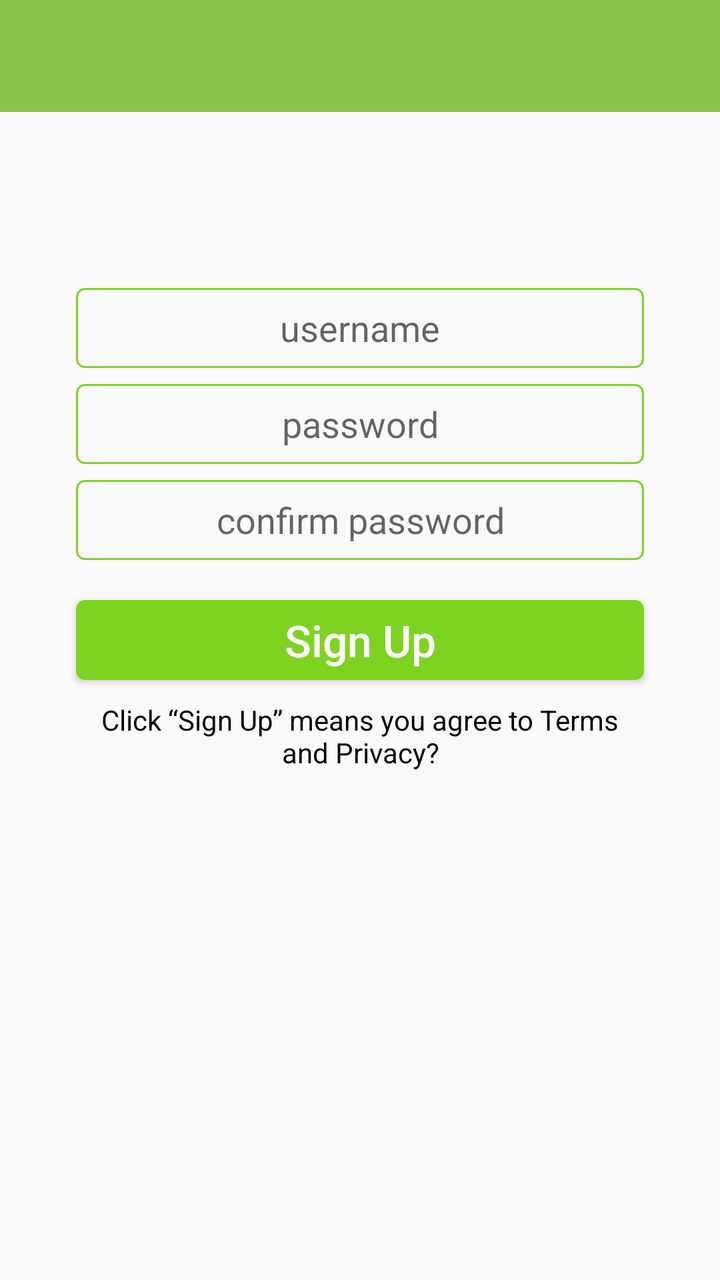
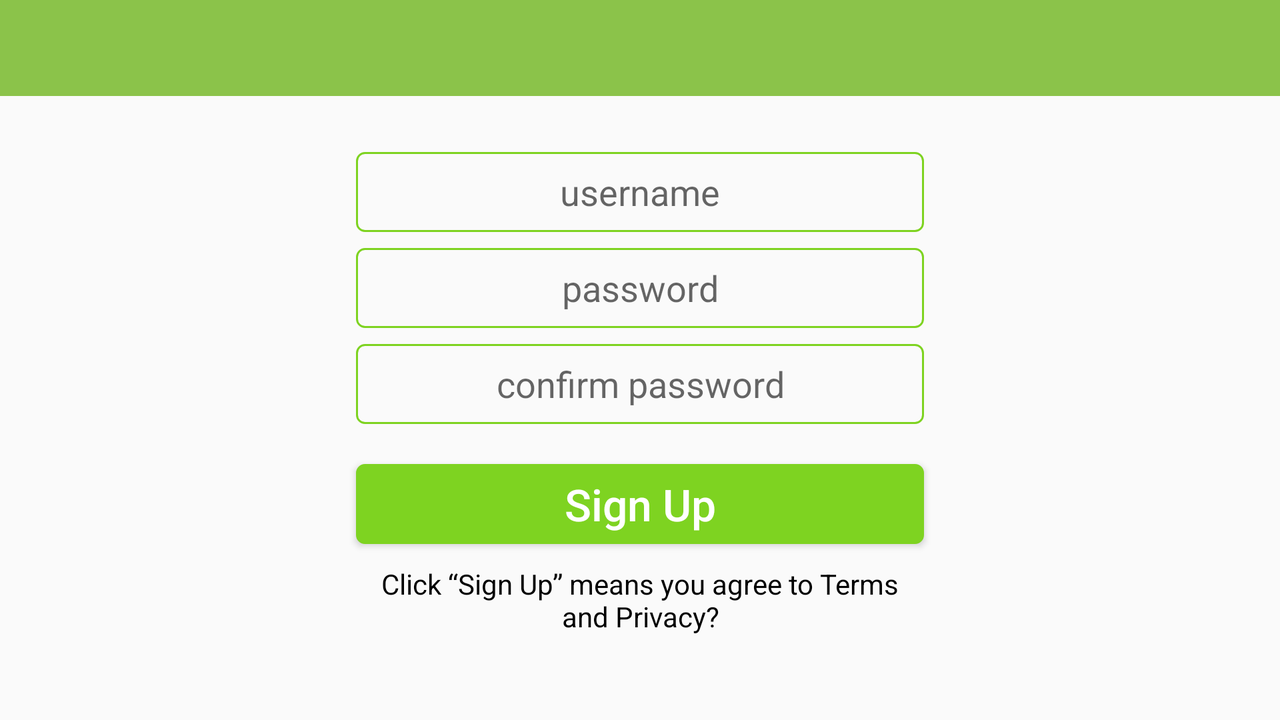

First picture: res/layout/ on a phone held upright. Second picture: the repository's own variant of that layout, on a device whose configuration matches the variant's folder. Source for both follows.
<!-- AndroidManifest.xml: application theme AppTheme -->
<!-- res/layout/sign_up_activity.xml -->
<RelativeLayout xmlns:android="http://schemas.android.com/apk/res/android"
    xmlns:tools="http://schemas.android.com/tools"
    android:layout_width="match_parent"
    android:layout_height="match_parent"
    tools:context="com.quarkworks.apartmentgroceries.auth.SignUpActivity">

    
    <include layout="@layout/main_toolbar" />

    <RelativeLayout
        android:layout_width="@dimen/login_sign_up_username_password_width"
        android:layout_height="wrap_content"
        android:layout_marginTop="@dimen/login_sign_up_margin_top"
        android:padding="@dimen/login_sign_up_username_password_padding"
        android:layout_below="@+id/main_toolbar_id"
        android:layout_centerInParent="true">

        
        <EditText
            android:id="@+id/sign_up_username_id"
            android:layout_width="match_parent"
            android:layout_height="@dimen/login_sign_up_username_password_height"
            android:layout_margin="@dimen/login_sign_up_username_password_margin"
            android:padding="@dimen/login_sign_up_username_password_padding"
            android:layout_centerHorizontal="true"
            android:inputType="textPersonName"
            android:hint="@string/login_sign_up_hint_username"
            android:textAlignment="center"
            android:background="@drawable/rectangle_border"/>

        
        <EditText
            android:id="@+id/sign_up_password_id"
            android:layout_width="match_parent"
            android:layout_height="@dimen/login_sign_up_username_password_height"
            android:layout_margin="@dimen/login_sign_up_username_password_margin"
            android:padding="@dimen/login_sign_up_username_password_padding"
            android:layout_below="@+id/sign_up_username_id"
            android:layout_centerHorizontal="true"
            android:inputType="textPassword"
            android:hint="@string/login_sign_up_hint_password"
            android:textAlignment="center"
            android:background="@drawable/rectangle_border"/>

        
        <EditText
            android:id="@+id/sign_up_confirm_password_id"
            android:layout_width="match_parent"
            android:layout_height="@dimen/login_sign_up_username_password_height"
            android:layout_marginTop="@dimen/login_sign_up_username_password_margin"
            android:layout_marginLeft="@dimen/login_sign_up_username_password_margin"
            android:layout_marginRight="@dimen/login_sign_up_username_password_margin"
            android:layout_marginBottom="@dimen/login_sign_up_password_margin_bottom"
            android:padding="@dimen/login_sign_up_username_password_padding"
            android:layout_below="@+id/sign_up_password_id"
            android:layout_centerHorizontal="true"
            android:inputType="textPassword"
            android:hint="@string/login_sign_up_hint_confirm_password"
            android:textAlignment="center"
            android:background="@drawable/rectangle_border"/>

        
        <Button
            android:id="@+id/sign_up_submit_button_id"
            android:layout_width="match_parent"
            android:layout_height="@dimen/login_sign_up_username_password_height"
            android:layout_margin="@dimen/login_sign_up_username_password_margin"
            android:padding="@dimen/login_sign_up_username_password_padding"
            android:layout_below="@+id/sign_up_confirm_password_id"
            android:layout_centerHorizontal="true"
            android:text="@string/sign_up_button"
            android:textColor="@android:color/white"
            android:textAllCaps="false"
            android:background="@drawable/login_sign_up_button_background"
            style="@android:style/TextAppearance.Large"/>

        
        <TextView
            android:layout_width="match_parent"
            android:layout_height="@dimen/login_sign_up_username_password_height"
            android:layout_margin="@dimen/login_sign_up_username_password_margin"
            android:layout_below="@+id/sign_up_submit_button_id"
            android:layout_centerHorizontal="true"
            android:gravity="center"
            android:text="@string/sign_up_terms"
            android:textColor="@android:color/black"
            android:lines="2"
            style="@android:style/TextAppearance.Small" />

    </RelativeLayout>

    <ProgressBar
        android:id="@+id/sign_up_activity_progress_bar_id"
        android:layout_width="wrap_content"
        android:layout_height="wrap_content"
        android:layout_centerInParent="true"
        android:layout_centerHorizontal="true"
        android:layout_centerVertical="true"
        android:visibility="invisible"
        android:indeterminate="true"
        android:indeterminateTintMode="src_atop"
        android:indeterminateTint="@color/colorPrimaryDark"
        style="?android:attr/progressBarStyleLarge"/>
</RelativeLayout>
<!-- res/layout/main_toolbar.xml (included above) -->
<android.support.v7.widget.Toolbar xmlns:android="http://schemas.android.com/apk/res/android"
    android:id="@+id/main_toolbar_id"
    android:layout_width="match_parent"
    android:layout_height="wrap_content"
    android:background="@color/colorPrimary">

    
    <TextView
        android:id="@+id/toolbar_title_id"
        android:layout_width="wrap_content"
        android:layout_height="wrap_content"
        android:textColor="@android:color/white"
        android:gravity="center"
        style="@android:style/TextAppearance.Large"/>

</android.support.v7.widget.Toolbar>
<!-- resources referenced by this layout -->
<resources>
  <color name="colorPrimary">#8BC34A</color>
  <color name="colorPrimaryDark">#689F38</color>
  <dimen name="login_sign_up_margin_top">80dp</dimen>
  <dimen name="login_sign_up_password_margin_bottom">16dp</dimen>
  <dimen name="login_sign_up_username_password_height">40dp</dimen>
  <dimen name="login_sign_up_username_password_margin">4dp</dimen>
  <dimen name="login_sign_up_username_password_padding">4dp</dimen>
  <dimen name="login_sign_up_username_password_width">300dp</dimen>
  <!-- drawable login_sign_up_button_background (drawable) -->
  <?xml version="1.0" encoding="utf-8"?>
  <shape xmlns:android="http://schemas.android.com/apk/res/android"
      android:shape="rectangle">
      <corners android:radius="@dimen/rectangle_corner_radius" />
      <stroke
          android:width="1dp"
          android:color="@color/colorBorder" />
      <solid android:color="@color/colorBorder" />
  
  </shape>
  <!-- drawable rectangle_border (drawable) -->
  <?xml version="1.0" encoding="utf-8"?>
  <shape xmlns:android="http://schemas.android.com/apk/res/android"
      android:shape="rectangle">
      <corners android:radius="@dimen/rectangle_corner_radius" />
      <stroke
          android:width="1dp"
          android:color="@color/colorBorder" />
  </shape>
  <string name="login_sign_up_hint_confirm_password">confirm password</string>
  <string name="login_sign_up_hint_password">password</string>
  <string name="login_sign_up_hint_username">username</string>
  <string name="sign_up_button">Sign Up</string>
  <string name="sign_up_terms">Click “Sign Up” means you agree to Terms and Privacy?</string>
  <style name="AppTheme" parent="Theme.AppCompat.Light.NoActionBar">
          <item name="colorPrimary">@color/colorPrimary</item>
          <item name="colorPrimaryDark">@color/colorPrimaryDark</item>
          <item name="colorAccent">@color/colorAccent</item>
          <item name="android:textColorSecondary">@android:color/white</item>
      </style>
  <dimen name="rectangle_corner_radius">4dp</dimen>
  <color name="colorBorder">#7ED321</color>
  <color name="colorAccent">#64DD17</color>
</resources>
<!-- res/layout-land/sign_up_activity.xml (the repository's variant of the layout above) -->
<!-- drawn on the phone turned sideways -->
<RelativeLayout xmlns:android="http://schemas.android.com/apk/res/android"
    xmlns:tools="http://schemas.android.com/tools"
    android:layout_width="match_parent"
    android:layout_height="match_parent"
    tools:context="com.quarkworks.apartmentgroceries.auth.SignUpActivity">

    
    <include layout="@layout/main_toolbar" />

    <RelativeLayout
        android:layout_width="@dimen/login_sign_up_username_password_width"
        android:layout_height="wrap_content"
        android:layout_marginTop="@dimen/login_margin_top_land"
        android:padding="@dimen/login_sign_up_username_password_padding"
        android:layout_below="@+id/main_toolbar_id"
        android:layout_centerInParent="true">

        
        <EditText
            android:id="@+id/sign_up_username_id"
            android:layout_width="match_parent"
            android:layout_height="@dimen/login_sign_up_username_password_height"
            android:layout_margin="@dimen/login_sign_up_username_password_margin"
            android:padding="@dimen/login_sign_up_username_password_padding"
            android:layout_centerHorizontal="true"
            android:inputType="textPersonName"
            android:hint="@string/login_sign_up_hint_username"
            android:textAlignment="center"
            android:background="@drawable/rectangle_border"/>

        
        <EditText
            android:id="@+id/sign_up_password_id"
            android:layout_width="match_parent"
            android:layout_height="@dimen/login_sign_up_username_password_height"
            android:layout_margin="@dimen/login_sign_up_username_password_margin"
            android:padding="@dimen/login_sign_up_username_password_padding"
            android:layout_below="@+id/sign_up_username_id"
            android:layout_centerHorizontal="true"
            android:inputType="textPassword"
            android:hint="@string/login_sign_up_hint_password"
            android:textAlignment="center"
            android:background="@drawable/rectangle_border"/>

        
        <EditText
            android:id="@+id/sign_up_confirm_password_id"
            android:layout_width="match_parent"
            android:layout_height="@dimen/login_sign_up_username_password_height"
            android:layout_marginTop="@dimen/login_sign_up_username_password_margin"
            android:layout_marginLeft="@dimen/login_sign_up_username_password_margin"
            android:layout_marginRight="@dimen/login_sign_up_username_password_margin"
            android:layout_marginBottom="@dimen/login_sign_up_password_margin_bottom"
            android:padding="@dimen/login_sign_up_username_password_padding"
            android:layout_below="@+id/sign_up_password_id"
            android:layout_centerHorizontal="true"
            android:inputType="textPassword"
            android:hint="@string/login_sign_up_hint_confirm_password"
            android:textAlignment="center"
            android:background="@drawable/rectangle_border"/>

        
        <Button
            android:id="@+id/sign_up_submit_button_id"
            android:layout_width="match_parent"
            android:layout_height="@dimen/login_sign_up_username_password_height"
            android:layout_margin="@dimen/login_sign_up_username_password_margin"
            android:padding="@dimen/login_sign_up_username_password_padding"
            android:layout_below="@+id/sign_up_confirm_password_id"
            android:layout_centerHorizontal="true"
            android:text="@string/sign_up_button"
            android:textColor="@android:color/white"
            android:textAllCaps="false"
            android:background="@drawable/login_sign_up_button_background"
            style="@android:style/TextAppearance.Large"/>

        
        <TextView
            android:layout_width="match_parent"
            android:layout_height="@dimen/login_sign_up_username_password_height"
            android:layout_margin="@dimen/login_sign_up_username_password_margin"
            android:layout_below="@+id/sign_up_submit_button_id"
            android:layout_centerHorizontal="true"
            android:gravity="center"
            android:text="@string/sign_up_terms"
            android:textColor="@android:color/black"
            android:lines="2"
            style="@android:style/TextAppearance.Small" />

    </RelativeLayout>
</RelativeLayout>
<!-- resources referenced by the variant -->
<!-- as the phone turned sideways resolves them -->
<resources>
  <color name="colorPrimary">#8BC34A</color>
  <dimen name="login_margin_top_land">20dp</dimen>
  <dimen name="login_sign_up_password_margin_bottom">16dp</dimen>
  <dimen name="login_sign_up_username_password_height">40dp</dimen>
  <dimen name="login_sign_up_username_password_margin">4dp</dimen>
  <dimen name="login_sign_up_username_password_padding">4dp</dimen>
  <dimen name="login_sign_up_username_password_width">300dp</dimen>
  <!-- drawable login_sign_up_button_background (drawable) -->
  <?xml version="1.0" encoding="utf-8"?>
  <shape xmlns:android="http://schemas.android.com/apk/res/android"
      android:shape="rectangle">
      <corners android:radius="@dimen/rectangle_corner_radius" />
      <stroke
          android:width="1dp"
          android:color="@color/colorBorder" />
      <solid android:color="@color/colorBorder" />
  
  </shape>
  <!-- drawable rectangle_border (drawable) -->
  <?xml version="1.0" encoding="utf-8"?>
  <shape xmlns:android="http://schemas.android.com/apk/res/android"
      android:shape="rectangle">
      <corners android:radius="@dimen/rectangle_corner_radius" />
      <stroke
          android:width="1dp"
          android:color="@color/colorBorder" />
  </shape>
  <string name="login_sign_up_hint_confirm_password">confirm password</string>
  <string name="login_sign_up_hint_password">password</string>
  <string name="login_sign_up_hint_username">username</string>
  <string name="sign_up_button">Sign Up</string>
  <string name="sign_up_terms">Click “Sign Up” means you agree to Terms and Privacy?</string>
  <style name="AppTheme" parent="Theme.AppCompat.Light.NoActionBar">
          <item name="colorPrimary">@color/colorPrimary</item>
          <item name="colorPrimaryDark">@color/colorPrimaryDark</item>
          <item name="colorAccent">@color/colorAccent</item>
          <item name="android:textColorSecondary">@android:color/white</item>
      </style>
  <dimen name="rectangle_corner_radius">4dp</dimen>
  <color name="colorBorder">#7ED321</color>
  <color name="colorPrimaryDark">#689F38</color>
  <color name="colorAccent">#64DD17</color>
</resources>
